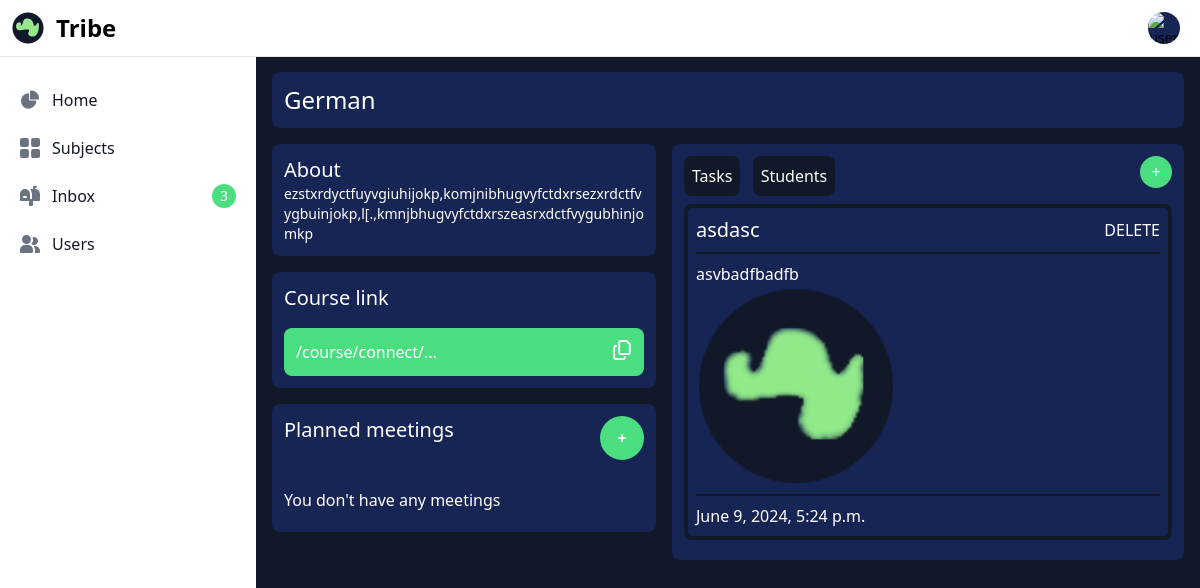
/course/13/ (signed in), run on an earlier commit of the app's database.
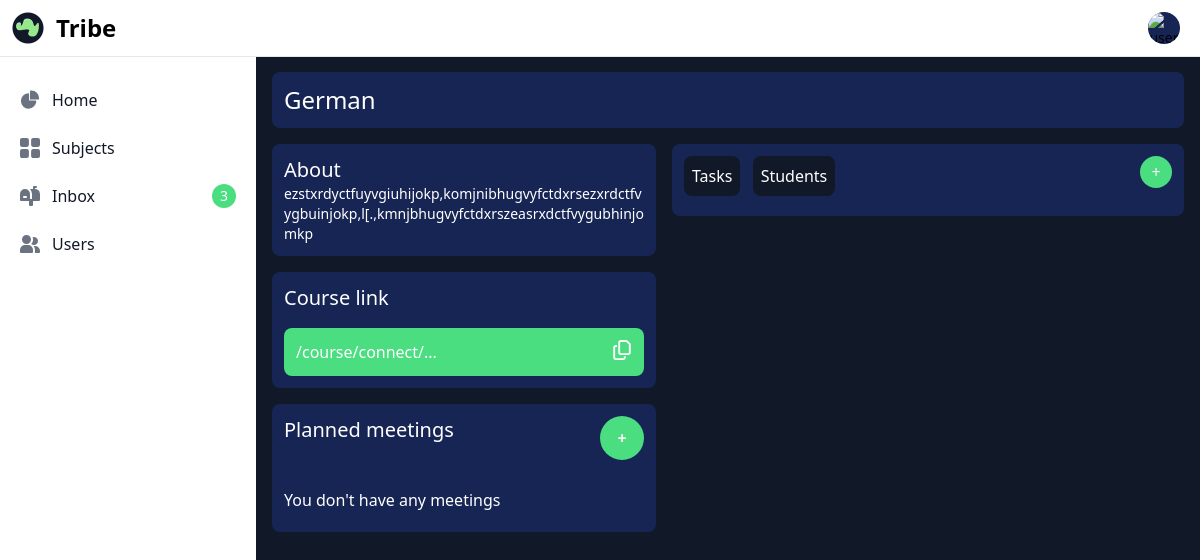
And on a later commit of the database.
### subject/models.py (models this page shows, shortened)
class Subject(models.Model):
    title = models.CharField(max_length=200, null=True)
    teacher = models.ForeignKey(CustomUser, on_delete=models.CASCADE)
    summary = models.TextField(max_length=300, blank=True, null=True)
    grade = models.CharField(max_length=5, null=True)
    students = models.ManyToManyField(CustomUser, limit_choices_to={'is_student': True}, related_name='subjects', blank=True, null=True)

class Material(models.Model):
    subject = models.ForeignKey(Subject, related_name="materials", on_delete=models.CASCADE)
    title = models.CharField(max_length=250, null=False, blank=False)
    description = models.TextField(null=True, blank=True)
    created_at = models.DateTimeField(auto_now_add=True)

class MaterialFile(models.Model):
    material = models.ForeignKey(Material, related_name='files', on_delete=models.CASCADE)
    file = models.FileField(upload_to='materials/%Y/%m/%d')
    created_at = models.DateTimeField(auto_now_add=True)

### subject/views.py (the view)
# urls.py: path('course/<int:id>/', views.course, name='course'),
@login_required
def course(request, id):
    from schedule.models import Schedule
    from schedule.forms import ScheduleForm
    from user.models import CustomUser
    subject = get_object_or_404(Subject, pk=int(id))
    MaterialFileFormSet = modelformset_factory(MaterialFile, form=MaterialFileForm, extra=1)
    materials = subject.materials.order_by("-created_at").all()
    if request.method == 'POST':
        material_form = MaterialForm(request.POST)
        file_formset = MaterialFileFormSet(request.POST, request.FILES, queryset=MaterialFile.objects.none())
        if material_form.is_valid() and file_formset.is_valid():
            material = material_form.save(commit=False)
            material.subject = subject
            material.save()
            for form in file_formset.cleaned_data:
                if form:
                    files = form['file']
                    for f in files:
                        material_file = MaterialFile(material=material, file=f)
                        material_file.save()
            messages.success(request, 'Material and files have been successfully added.')
            return redirect('course', id=subject.id)
    else:
        material_form = MaterialForm()
        file_formset = MaterialFileFormSet(queryset=MaterialFile.objects.none())
    schedules = Schedule.objects.filter(subject=subject).all()
    form = ScheduleForm()
    return render(request, 'courses/course.html', {
        'material_form': material_form,
        'file_formset': file_formset,
        'subject': subject,
        'materials': materials,
        'schedules': schedules,
        'form': form,
    })

### templates/courses/course.html (shortened to what this page needs)
{% extends "base.html" %}
{% load static %}
{% block content %}
<div class="p-3 bg-blue-950 mt-14 rounded-lg flex flex-row justify-between">
    <h1 class="text-2xl text-white">{{ subject.title }}</h1>
</div>
<div class="mt-4 w-full text-white flex flex-row">
    <div class="w-96">
        <div class="bg-blue-950 p-3 rounded-lg">
            <p class="text-xl">About</p>
            <p class="text-sm break-words" style="overflow-wrap: break-word;">{{ subject.summary }}</p>
        </div>
        <div class="bg-blue-950 p-3 rounded-lg mt-4">
            <p class="text-xl">Course link</p>
            <button onclick="click()"
                class="w-full flex flex-row rounded-lg p-3 bg-green-400 mt-4 justify-between hover:bg-green-300">
                <p id="url">/course/connect/...</p>
            </button>
        </div>
        <div class="bg-blue-950 p-3 rounded-lg mt-4 flex flex-col">
            <div class="flex flex-row justify-between">
                <p class="text-xl">Planned meetings</p>
                <button onclick="openScheduleForm()"
                    class="inline-flex w-11 h-11 justify-center items-center bg-green-400 hover:bg-green-300 text-pink-50 hover:text-white rounded-full transition duration-150">
                    <span class="font-bold -mt-px">+</span></button>
            </div>
            <div id="scheduleList" class="w-full mt-5">
                {% if schedules %}
                    {% for schedule in schedules %}
                        <div class="rounded-lg border-gray-900 border-4 p-2 my-2" id="schedule-element-{{ schedule.id }}">
                            <div class="flex felx-row justify-between">
                                <p class="text-white text-xl">{{ schedule.title }}</p>
                                <a href="{{ schedule.url }}" class="text-green-400 text-sm underline" target="_blank">Link</a>
                            </div>
                            <hr class="border-gray-900 border rounded-lg my-2">
                            <p class="text-white text-sm">{{ schedule.summary }}</p>
                            <p class="text-white text-sm">Description: {{ schedule.description }}</p>
                            <hr class="border-gray-900 border rounded-lg my-2">
                            <div class="flex flex-row justify-between">
                                <p class="text-white text-sm">{{ schedule.datetime }}</p>
                                {% if user.is_teacher %}
                                    <button onclick="del(`{% url 'delete_schedule' subject_id=subject.id schedule_id=schedule.id %}`, '{{ schedule.id }}', 'schedule')">
                                        DELETE
                                    </button>
                                {% endif %}
                            </div>
                        </div>
                    {% endfor %}
                {% else %}
                    <div class="text-l text-white my-2" id="scheduleText">You don't have any meetings</div>
                {% endif %}
            </div>
        </div>
    </div>
    <div class="w-full ml-4">
        <div class="rounded-lg bg-blue-950 p-3">
            <div class="flex flex-row justify-between">
                <div class="justify-between">
                    <button class="bg-gray-900 text-white p-2 rounded-lg hover:bg-blue-900" onclick="tasks()">
                        Tasks
                    </button>
                    <button class="bg-gray-900 text-white p-2 ml-2 rounded-lg hover:bg-blue-900" onclick="students()">
                        Students
                    </button>
                </div>
                <button
                    class="inline-flex w-8 h-8 justify-center items-center bg-green-400 hover:bg-green-300 text-pink-50 hover:text-white rounded-full transition duration-150"
                    onclick="openTaskForm()">+</button>
            </div>
            <div class="w-full my-2" id="tasksTab">
                <div>
                    {% for material in materials %}
                        <div class="rounded-lg border-gray-900 border-4 p-2 my-2" id="task-element-{{ material.id }}">
                            <div class="flex flex-row justify-between">
                                <div class="text-xl">{{ material.title }}</div>
                                <button onclick="del(`{% url 'delete_material' subject_id=subject.id material_id=material.id %}`, '{{ material.id }}', 'task')">
                                    DELETE
                                </button>
                            </div>
                            <hr class="border-gray-900 border rounded-lg my-2">
                            {{ material.description|safe }}
                            {% for file in material.files.all %}
                                {% if file.file.url.lower|slice:"-4:" == ".pdf" %}
                                    <embed src="{% static file.file.url %}" type="application/pdf">
                                {% elif file.file.url.lower|slice:"-4:" == ".jpg" or file.file.url.lower|slice:"-4:" == ".png" or file.file.url.lower|slice:"-4:" == ".gif" %}
                                    <img src="{{ file.file.url }}" width="200px" />
                                {% elif file.file.url.lower|slice:"-4:" == ".mp4" or file.file.url.lower|slice:"-5:" == ".webm" %}
                                    <video width="320" height="240" controls>
                                        <source src="{{ file.file.url }}" type="video/{{ file.file.url.lower|slice:" -3:" }}">
                                        Your browser does not support the video tag.
                                    </video>
                                {% elif file.file.url.lower|slice:"-4:" == ".mp3" or file.file.url.lower|slice:"-4:" == ".wav" %}
                                    <audio controls>
                                        <source src="{{ file.file.url }}" type="audio/{{ file.file.url.lower|slice:" -3:" }}">
                                        Your browser does not support the audio element.
                                    </audio>
                                {% else %}
                                    <p>File type not supported for preview. <a href="{{ file.file.url }}">Download</a></p>
                                {% endif %}
                            {% endfor %}
                            <hr class="border-gray-900 border rounded-lg my-2">
                            {{ material.created_at }}
                        </div>
                    {% endfor %}
                </div>
            </div>
        </div>
    </div>
</div>
{% endblock %}

### templates/base.html (shortened to what this page needs)
{% load static %}
<!DOCTYPE html>
<html lang="en">
<head>
    <link rel="stylesheet" href="{% static 'src/styles.css' %}">
    <link rel="stylesheet" href="{% static 'src/input_field.css' %}">
</head>
<body class="bg-gray-900">
    <nav class="fixed top-0 z-50 w-full bg-white border-b bord4.3gray-200 dark:bg-blue-950 dark:border-gray-700">
        <div class="px-3 py-3 lg:px-5 lg:pl-3">
            <div class="flex items-center justify-between">
                <div class="flex items-center justify-start rtl:justify-end">
                    <img src="{% static 'media/logo.png' %}"
                        class="h-8 me-3" alt="Logo" />
                    <span
                        class="self-center text-xl font-semibold sm:text-2xl whitespace-nowrap dark:text-white">Tribe</span>
                </div>
                <div class="flex items-center">
                    <div class="flex items-center ms-3">
                        <div>
                            <button type="button"
                                class="flex text-sm bg-blue-950 rounded-full focus:ring-4 focus:ring-gray-300 dark:focus:ring-gray-600"
                                aria-expanded="false" data-dropdown-toggle="dropdown-user">
                                {% if user.is_authenticated %}
                                    <a href="{% url 'profile' slug=user.profile.slug %}">
                                        <img class="w-8 h-8 rounded-full"
                                            src="{{ user.profile.image.url }}"
                                            alt="user photo">
                                    </a>
                                {% endif %}
                            </button>
                        </div>
                    </div>
                </div>
            </div>
        </div>
    </nav>
    <aside id="logo-sidebar"
        class="fixed top-0 left-0 z-40 w-64 h-screen pt-20 transition-transform -translate-x-full bg-white  border-gray-200 sm:translate-x-0 dark:bg-blue-950 dark:border-gray-700"
        aria-label="Sidebar">
        <div class="h-full px-3 pb-4 overflow-y-auto bg-dark dark:bg-blue-950">
            <ul class="space-y-2 font-medium">
                <li>
                    <a href="{% url 'homepage' %}"
                        class="flex items-center p-2 text-gray-900 rounded-lg dark:text-white hover:bg-gray-100 dark:hover:bg-blue-900 group">
                        <span class="ms-3">Home</span>
                    </a>
                </li>
                <li>
                    <a href="#"
                        class="flex items-center p-2 text-gray-900 rounded-lg dark:text-white hover:bg-gray-100 dark:hover:bg-blue-900 group">
                        <span class="flex-1 ms-3 whitespace-nowrap">Subjects</span>
                    </a>
                </li>
                <li>
                    <a href="#"
                        class="flex items-center p-2 text-gray-900 rounded-lg dark:text-white hover:bg-gray-100 dark:hover:bg-blue-900 group">
                        <span class="flex-1 ms-3 whitespace-nowrap">Inbox</span>
                        <span
                            class="inline-flex items-center justify-center w-3 h-3 p-3 ms-3 text-sm font-medium text-white rounded-full bg-green-400 dark:text-white">3</span>
                    </a>
                </li>
                <li>
                    <a href="#"
                        class="flex items-center p-2 text-gray-900 rounded-lg dark:text-white hover:bg-gray-100 dark:hover:bg-blue-900 group">
                        <span class="flex-1 ms-3 whitespace-nowrap">Users</span>
                    </a>
                </li>
            </ul>
        </div>
    </aside>
    <div class="sm:ml-64 p-4">
        {% block content %}
        {% endblock content %}
    </div>
</body>
</html>

What changed in the data, as far as the page shows it:
removed Material: title "asdasc", description "asvbadfbadfb", created_at "June 9, 2024, 5:24 p.m."
removed MaterialFile: file (picture)
